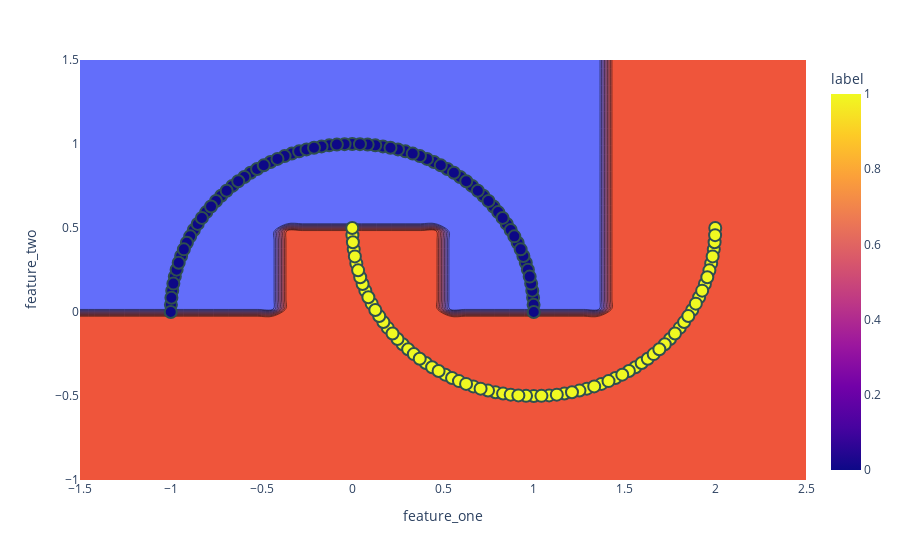

Notebook code for this chart:
### Code cell
fig = px.scatter(df, x='feature_one', y='feature_two', color="label")
fig.update_traces(marker=dict(size=12,
                              line=dict(width=2,
                                        color='DarkSlateGrey')),
                  selector=dict(mode='markers'))
fig.add_trace(
    plot_decision_boundaries(dt_model,
                             df[['feature_one', 'feature_two']].to_numpy())
)

### Figure 1 — Plotly figure (JSON) as saved in the notebook; plotly's stock layout.template omitted (floating-point values rounded to 4 significant figures; data arrays with more than 128 entries replaced by an {"elided": "..."} marker saying what was removed)
{"data": [{"hovertemplate": "feature_one=%{x}<br>feature_two=%{y}<br>label=%{marker.color}<extra></extra>", "legendgroup": "", "marker": {"color": {"elided": "150 int values"}, "coloraxis": "coloraxis", "line": {"color": "DarkSlateGrey", "width": 2}, "size": 12, "symbol": "circle"}, "mode": "markers", "name": "", "orientation": "v", "showlegend": false, "type": "scatter", "x": {"elided": "150 float values"}, "xaxis": "x", "y": {"elided": "150 float values"}, "yaxis": "y"}, {"colorscale": [[0, "#636EFA"], [1, "#EF553B"]], "showscale": false, "type": "contour", "x": {"elided": "2500 float values"}, "y": {"elided": "2500 float values"}, "z": {"elided": "2500 int values"}}], "layout": {"coloraxis": {"colorbar": {"title": {"text": "label"}}, "colorscale": [[0, "#0d0887"], [0.1111, "#46039f"], [0.2222, "#7201a8"], [0.3333, "#9c179e"], [0.4444, "#bd3786"], [0.5556, "#d8576b"], [0.6667, "#ed7953"], [0.7778, "#fb9f3a"], [0.8889, "#fdca26"], [1, "#f0f921"]]}, "legend": {"tracegroupgap": 0}, "margin": {"t": 60}, "xaxis": {"anchor": "y", "domain": [0, 1], "title": {"text": "feature_one"}}, "yaxis": {"anchor": "x", "domain": [0, 1], "title": {"text": "feature_two"}}}}
